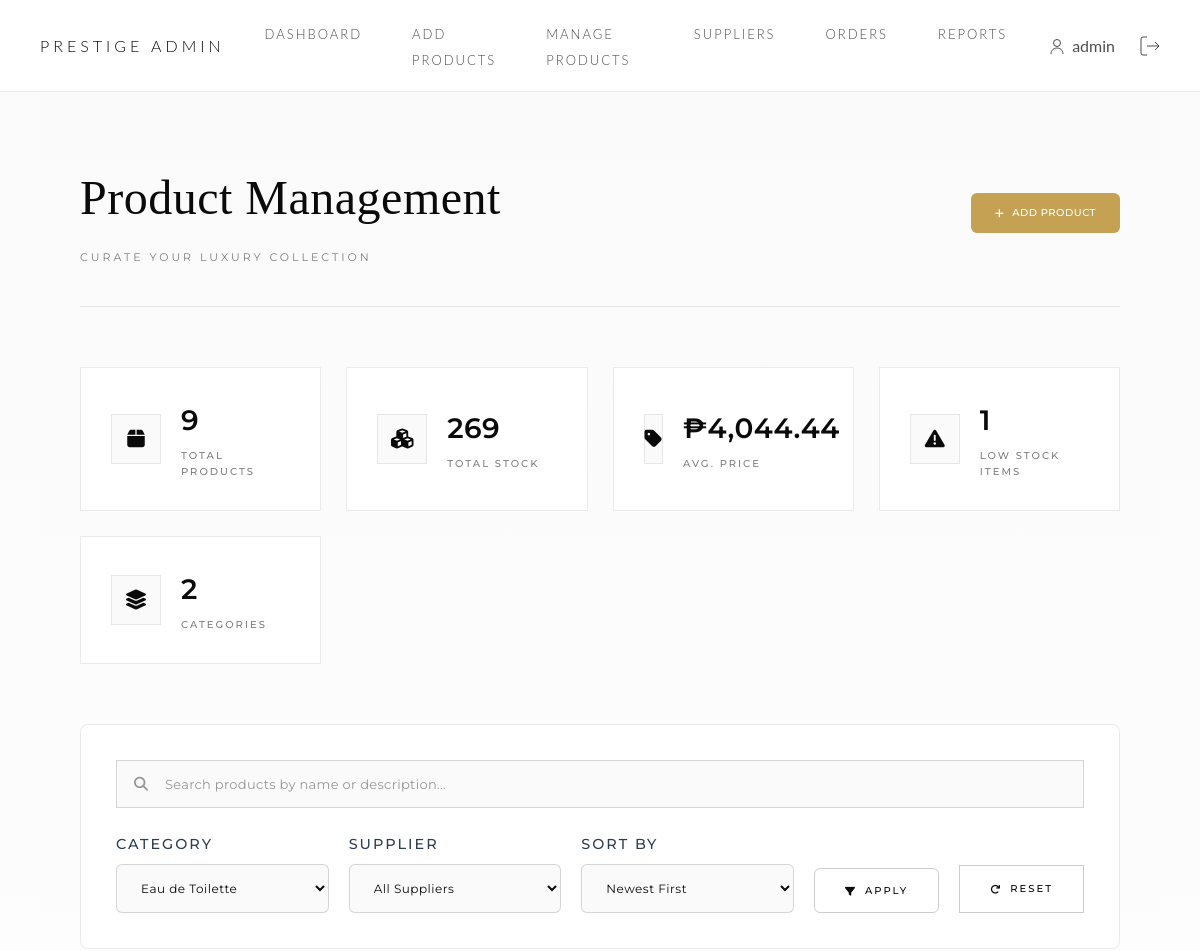
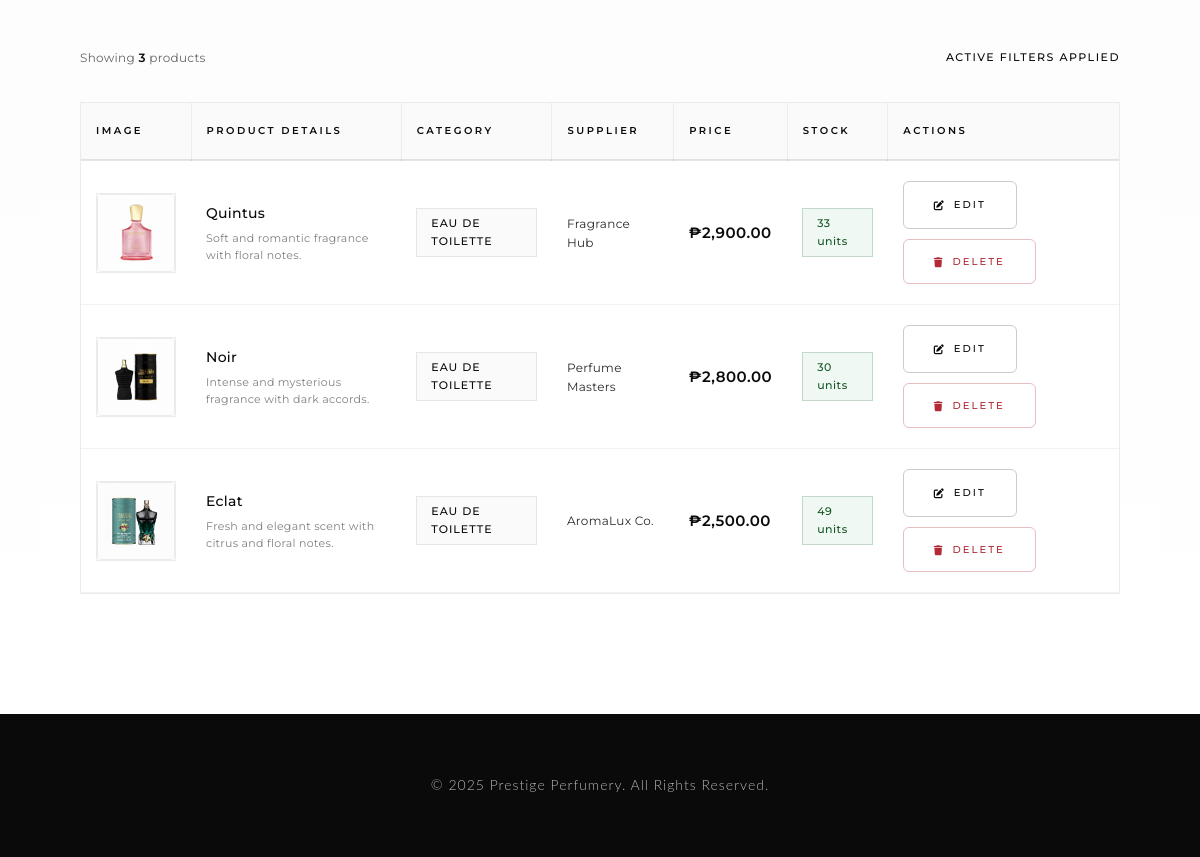
The app's page /admin/manageproducts.php?category=2 (signed in) with its own data (2 pictures, top to bottom).
### tables this page shows
CREATE TABLE `products` (
  `product_id` int(11) NOT NULL,
  `product_name` varchar(100) NOT NULL,
  `description` text DEFAULT NULL,
  `category_id` int(11) DEFAULT NULL,
  `supplier_id` int(11) DEFAULT NULL,
  `price` decimal(10,2) NOT NULL,
  `stock_quantity` int(11) DEFAULT 0,
  `image_path` varchar(255) DEFAULT NULL,
  `variant` varchar(50) DEFAULT NULL,
  `is_active` tinyint(1) DEFAULT 1
);

CREATE TABLE `categories` (
  `category_id` int(11) NOT NULL,
  `category_name` varchar(50) NOT NULL
);

CREATE TABLE `suppliers` (
  `supplier_id` int(11) NOT NULL,
  `supplier_name` varchar(100) NOT NULL,
  `contact_person` varchar(100) DEFAULT NULL,
  `contact_number` varchar(20) DEFAULT NULL,
  `address` varchar(255) DEFAULT NULL,
  `is_active` tinyint(1) DEFAULT 1
);

### admin/manageproducts.php (the view, shortened to what this page needs)
<?php
require_once '../includes/adminheader.php';
$category_filter = $_GET['category'] ?? '';
$supplier_filter = $_GET['supplier'] ?? '';
$search_term = $_GET['search'] ?? '';
$sort_by = $_GET['sort'] ?? 'newest';
$query = "
    SELECT p.*, c.category_name, s.supplier_name
    FROM products p
    LEFT JOIN categories c ON p.category_id = c.category_id
    LEFT JOIN suppliers s ON p.supplier_id = s.supplier_id
    WHERE 1=1
";
$params = [];
if ($category_filter) {
    $query .= " AND p.category_id = ?";
    $params[] = $category_filter;
}
switch ($sort_by) {
    default:
        $query .= " ORDER BY p.product_id DESC";
}
$stmt = $pdo->prepare($query);
$stmt->execute($params);
$products = $stmt->fetchAll();
$categories = $pdo->query("SELECT * FROM categories ORDER BY category_name")->fetchAll();
$stats_query = "
    SELECT
        COUNT(*) as total_products,
        SUM(stock_quantity) as total_stock,
        AVG(price) as avg_price,
        SUM(CASE WHEN stock_quantity < 10 THEN 1 ELSE 0 END) as low_stock,
        COUNT(DISTINCT category_id) as total_categories
    FROM products
";
$stats = $pdo->query($stats_query)->fetch(PDO::FETCH_ASSOC);
?>
<link rel="stylesheet" href="https://cdnjs.cloudflare.com/ajax/libs/font-awesome/6.4.0/css/all.min.css">
<div class="admin-main">
    <div class="luxury-products-container">
        <div class="page-header-lux">
            <div class="header-content">
                <h1 class="lux-admin-title">Product Management</h1>
                <p class="lux-admin-subtitle">Curate Your Luxury Collection</p>
            </div>
            <div class="header-actions">
                <a href="additems.php" class="btn-lux btn-primary">
                    <i class="fas fa-plus"></i>
                    <span>Add Product</span>
                </a>
            </div>
        </div>
        <div class="stats-grid">
            <div class="stat-card">
                <div class="stat-icon"><i class="fas fa-box"></i></div>
                <div class="stat-content">
                    <div class="stat-value"><?= number_format($stats['total_products']); ?></div>
                    <div class="stat-label">Total Products</div>
                </div>
            </div>
            <div class="stat-card">
                <div class="stat-icon"><i class="fas fa-cubes"></i></div>
                <div class="stat-content">
                    <div class="stat-value"><?= number_format($stats['total_stock']); ?></div>
                    <div class="stat-label">Total Stock</div>
                </div>
            </div>
            <div class="stat-card">
                <div class="stat-icon"><i class="fas fa-tag"></i></div>
                <div class="stat-content">
                    <div class="stat-value">₱<?= number_format($stats['avg_price'], 2); ?></div>
                    <div class="stat-label">Avg. Price</div>
                </div>
            </div>
            <div class="stat-card stat-warning">
                <div class="stat-icon"><i class="fas fa-exclamation-triangle"></i></div>
                <div class="stat-content">
                    <div class="stat-value"><?= number_format($stats['low_stock']); ?></div>
                    <div class="stat-label">Low Stock Items</div>
                </div>
            </div>
            <div class="stat-card">
                <div class="stat-icon"><i class="fas fa-layer-group"></i></div>
                <div class="stat-content">
                    <div class="stat-value"><?= number_format($stats['total_categories']); ?></div>
                    <div class="stat-label">Categories</div>
                </div>
            </div>
        </div>
        <div class="filters-section">
            <form method="GET" class="filters-form">
                <div class="search-box">
                    <i class="fas fa-search search-icon"></i>
                    <input type="text"
                           name="search"
                           id="search"
                           class="search-input"
                           placeholder="Search products by name or description..."
                           value="<?= htmlspecialchars($search_term); ?>">
                </div>
                <div class="filter-controls">
                    <div class="filter-group">
                        <label class="filter-label">Category</label>
                        <select name="category" id="category" class="filter-select">
                            <?php foreach ($categories as $category): ?>
                                <option value="<?= $category['category_id']; ?>"
                                    <?= $category_filter == $category['category_id'] ? 'selected' : ''; ?>>
                                    <?= htmlspecialchars($category['category_name']); ?>
                                </option>
                            <?php endforeach; ?>
                        </select>
                    </div>
                    <div class="filter-group">
                        <label class="filter-label">Supplier</label>
                        <select name="supplier" id="supplier" class="filter-select">
                            <option value="">All Suppliers</option>
                        </select>
                    </div>
                    <div class="filter-group">
                        <label class="filter-label">Sort By</label>
                        <select name="sort" id="sort" class="filter-select">
                            <option value="newest" <?= $sort_by === 'newest' ? 'selected' : ''; ?>>Newest First</option>
                        </select>
                    </div>
                    <button type="submit" class="btn-lux btn-filter">
                        <i class="fas fa-filter"></i>
                        <span>Apply</span>
                    </button>
                    <a href="manageproducts.php" class="btn-lux btn-reset">
                        <i class="fas fa-redo"></i>
                        <span>Reset</span>
                    </a>
                </div>
            </form>
        </div>
        <div class="results-info">
            <p>Showing <strong><?= count($products); ?></strong> product<?= count($products) !== 1 ? 's' : ''; ?></p>
            <?php if (!empty($search_term) || $category_filter || $supplier_filter || $sort_by !== 'newest'): ?>
                <p class="active-filters">Active filters applied</p>
            <?php endif; ?>
        </div>
        <div class="products-table-wrapper">
            <table class="luxury-table">
                <thead>
                    <tr>
                        <th>Image</th>
                        <th>Product Details</th>
                        <th>Category</th>
                        <th>Supplier</th>
                        <th>Price</th>
                        <th>Stock</th>
                        <th>Actions</th>
                    </tr>
                </thead>
                <tbody>
                    <?php if (empty($products)): ?>
                        <tr>
                            <td colspan="7" class="empty-state">
                                <i class="fas fa-box-open"></i>
                                <p>No products found matching your criteria.</p>
                            </td>
                        </tr>
                    <?php else: ?>
                        <?php foreach ($products as $product): ?>
                            <tr class="product-row">
                                <td class="product-image">
                                    <div class="image-wrapper">
                                        <img src="../<?= htmlspecialchars($product['image_path']); ?>"
                                             alt="<?= htmlspecialchars($product['product_name']); ?>">
                                    </div>
                                </td>
                                <td class="product-details">
                                    <div class="product-name"><?= htmlspecialchars($product['product_name']); ?></div>
                                    <?php if (!empty($product['description'])): ?>
                                        <div class="product-desc">
                                            <?= htmlspecialchars(substr($product['description'], 0, 60)) . (strlen($product['description']) > 60 ? '...' : ''); ?>
                                        </div>
                                    <?php endif; ?>
                                </td>
                                <td class="product-category">
                                    <span class="category-badge">
                                        <?= htmlspecialchars($product['category_name'] ?? 'Uncategorized'); ?>
                                    </span>
                                </td>
                                <td class="product-supplier">
                                    <?= htmlspecialchars($product['supplier_name'] ?? '—'); ?>
                                </td>
                                <td class="product-price">
                                    <span class="price-value">₱<?= number_format($product['price'], 2); ?></span>
                                </td>
                                <td class="product-stock">
                                    <span class="stock-badge <?= $product['stock_quantity'] < 10 ? 'low-stock' : ''; ?>">
                                        <?= $product['stock_quantity']; ?> units
                                    </span>
                                </td>
                                <td class="actions-cell">
                                    <a href="editproduct.php?id=<?= $product['product_id']; ?>"
                                       class="btn-lux btn-edit" title="Edit Product">
                                        <i class="fas fa-edit"></i>
                                        <span>Edit</span>
                                    </a>
                                    <form method="POST" class="delete-form"
                                          onsubmit="return confirm('Are you sure you want to delete this product? This action cannot be undone.');">
                                        <button type="submit" name="delete_product"
                                                class="btn-lux btn-delete" title="Delete Product">
                                            <i class="fas fa-trash"></i>
                                            <span>Delete</span>
                                        </button>
                                    </form>
                                </td>
                            </tr>
                        <?php endforeach; ?>
                    <?php endif; ?>
                </tbody>
            </table>
        </div>
    </div>
</div>
<?php require_once '../includes/footer.php'; ?>

### assets/css/admin.css (style rules this page uses)
body { margin: 0; font-family: 'Lato', -apple-system, BlinkMacSystemFont, 'Segoe UI', sans-serif; background: #f8f9fa; }
.admin-main { padding: 2rem; max-width: 1200px; margin: 0 auto; }
.btn-primary { background: transparent; color: #ffffff; border: 1px solid rgba(255, 255, 255, 0.4); position: relative; z-index: 1; }
.btn-primary::before { content: ''; position: absolute; top: 0; left: -100%; width: 100%; height: 100%; background: #ffffff; transition: left 0.5s cubic-bezier(0.4, 0, 0.2, 1); z-index: -1; }
.filters-section { background: #f8f9fa; padding: 1.5rem; border-radius: 8px; margin-bottom: 2rem; border: 1px solid #e9ecef; }
.filter-group { display: flex; flex-direction: column; gap: 0.5rem; }
.filter-group label { font-size: 0.9rem; font-weight: 500; color: #2c3e50; }
.filter-select, .filter-input { padding: 0.75rem; border: 1px solid #dee2e6; border-radius: 6px; font-size: 0.95rem; color: #2c3e50; background-color: #fff; transition: all 0.3s ease; }
.btn-filter { background: #c5a253; color: #fff; border: none; padding: 0.75rem 1.5rem; border-radius: 6px; font-weight: 500; display: inline-flex; align-items: center; gap: 0.5rem; transition: all 0.3s ease; cursor: pointer; }
.header-actions { display: flex; gap: 1rem; }
.header-actions .btn-primary { background: #c5a253; color: #fff; padding: 0.75rem 1.5rem; border-radius: 6px; text-decoration: none; display: inline-flex; align-items: center; gap: 0.5rem; font-weight: 500; letter-spacing: 0.5px; transition: all 0.3s ease; border: none; }
.product-image img { width: 80px; height: 80px; object-fit: cover; border-radius: 4px; border: 1px solid #e9ecef; }
.btn-edit, .btn-delete { padding: 0.6rem 1rem; border-radius: 6px; border: none; cursor: pointer; transition: all 0.3s ease; font-size: 0.9rem; font-weight: 500; display: inline-flex; align-items: center; gap: 0.5rem; text-decoration: none; }
.btn-edit { background: #2c3e50; color: #fff; }
.btn-delete { background: #e74c3c; color: #fff; }
.delete-form { display: inline; }

### assets/css/style.css (style rules this page uses)
* { margin: 0; padding: 0; box-sizing: border-box; }
body { font-family: 'Lato', -apple-system, BlinkMacSystemFont, 'Segoe UI', sans-serif; line-height: 1.6; color: #333; background: #ffffff; }
a { text-decoration: none; color: inherit; }
.btn-primary { background: transparent; color: #ffffff; border: 1px solid rgba(255, 255, 255, 0.4); }
.btn-primary::before { content: ''; position: absolute; top: 0; left: -100%; width: 100%; height: 100%; background: #ffffff; transition: left 0.5s cubic-bezier(0.4, 0, 0.2, 1); z-index: -1; }

### records on screen
products: image_path+product_name (picture), product_name "Quintus", description "Soft and romantic fragrance with floral notes.", category.category_name "EAU DE TOILETTE", supplier.supplier_name "Fragrance Hub", price "2,900.00", stock_quantity "33"
products: image_path+product_name (picture), product_name "Noir", description "Intense and mysterious fragrance with dark accords.", category.category_name "EAU DE TOILETTE", supplier.supplier_name "Perfume Masters", price "2,800.00", stock_quantity "30"
products: image_path+product_name (picture), product_name "Eclat", description "Fresh and elegant scent with citrus and floral notes.", category.category_name "EAU DE TOILETTE", supplier.supplier_name "AromaLux Co.", price "2,500.00", stock_quantity "49"

### other values on screen
$_SESSION['admin_username'] "admin"
$stats['total_products'] "9"
$stats['total_stock'] "269"
$stats['avg_price'] "4,044.44"
$stats['low_stock'] "1"
$stats['total_categories'] "2"
count($products) "3"
form field category "Eau de Toilette"
